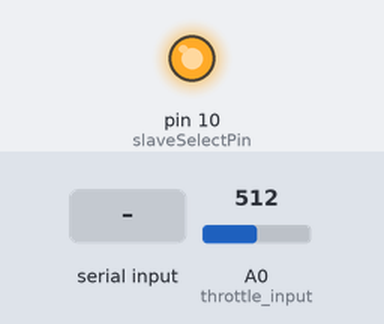
Simulated run of this sketch. Board: Arduino Uno, built with avr-gcc and run on an emulated ATmega328P. On the bench: output pins drawn as LEDs (lit = HIGH). Inputs (shaded band) come from the test bench; at power-on: A0 (throttle_input) = 512. What the sketch prints to the serial monitor is not drawn.

Above: at 1.2 s.
1.3 s: "1" received over the second serial link
Timing chart, 0 to 4.3 s (numbered marks = the images above; inputs shaded):
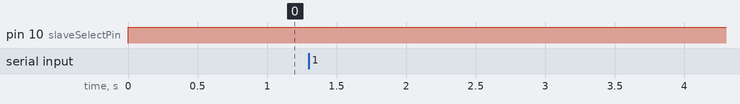

The sketch:

Throttle_Code.ino
```cpp
#include <SoftwareSerial.h>

#include <SPI.h>

const int slaveSelectPin = 10;

int throttle_input = A0 ; //input pin from the throttle lever
byte inData_old = 0;
byte inData_mapped = 0;
byte throttle_output_val = 0; // holds mapped output value
byte start_byte = 0x1B;
byte stop_byte = 0x0A;
int old_throttle_output_val = 0; //holds old throttle output val
int resolution = 2; // this is the value that the output value needs to change by for it to be written


const int numReadings = 10;

int readings[numReadings];      // the readings from the analog input
int index = 0;                  // the index of the current reading
int total = 0;                  // the running total
int average = 0;

SoftwareSerial serial_throttle (7, 8);

void setup() {
  // put your setup code here, to run once:

  pinMode(throttle_input, INPUT);
  pinMode (slaveSelectPin, OUTPUT);
  SPI.begin();
  Serial.begin(115200);
  serial_throttle.begin(9600);
}

byte throttle_write(byte value)
{
  digitalWrite(slaveSelectPin,LOW); //select the chip, start transfer
  SPI.transfer(0x11); //command byte
  SPI.transfer(value); //data byte
  digitalWrite(slaveSelectPin,HIGH); //release chip, signal end transfer
}

void serial_control(){
  int i;
  byte inData = 0x00;
  Serial.println("Going Remote");
  inData = serial_throttle.read();

  while(inData != 128 && inData != 127)
  {
    if(inData != inData_old){
      inData_mapped = map(inData, 0, 255, 54, 201);
      throttle_write(inData_mapped);
      Serial.println(inData);
      inData_old = inData;
    }
    if(serial_throttle.available()) inData = serial_throttle.read();
  }
  Serial.println("Going Manual");
  inData_mapped = map(inData, 0, 255, 54, 201);
  throttle_write(inData_mapped);
  Serial.println(inData);
}


void loop() {
  // put your main code here, to run repeatedly:

  if (serial_throttle.available()) {
    serial_control();
  }
 average = analogRead(throttle_input);
 // total = total - readings[index]; //subtract the old reading at this position in the array from the total
 // Serial.print("Ind: ");
 // Serial.println(index);
 // readings[index] = analogRead(throttle_input); // read from the sensor:
 // Serial.print("A-Read: ");
 // Serial.println(readings[index]);
 // total = total + readings[index]; // add the reading to the total:
 // Serial.print("Tot: ");
 // Serial.println(total);
 // index ++; // advance to the next position in the array:
 // if (index >= numReadings) // if we're at the end of the array...
 // {
 //   index = 0; // ...wrap around to the beginning:
 // }
 // average = total / numReadings; // calculate the average:
 // Serial.print("Av: ");
 // Serial.println(average);


  throttle_output_val = map(average, 0, 1023, 255, 0); //map the average to the correct range for output
  Serial.print("Th-map: ");
  Serial.println(throttle_output_val);
  serial_throttle.write((map(throttle_output_val,63,187,100,-100))); // write the reading to the comms nano
  if(throttle_output_val > old_throttle_output_val+resolution || throttle_output_val < old_throttle_output_val-resolution){ //check to see if the value has changed
    Serial.print("Th-TX:                 ");
    Serial.println(throttle_output_val); //print the value to the serial port
    throttle_write(throttle_output_val); //analog write the value to the output pin
    old_throttle_output_val = throttle_output_val; //update the current value
  }

  delay(2);

}
```
